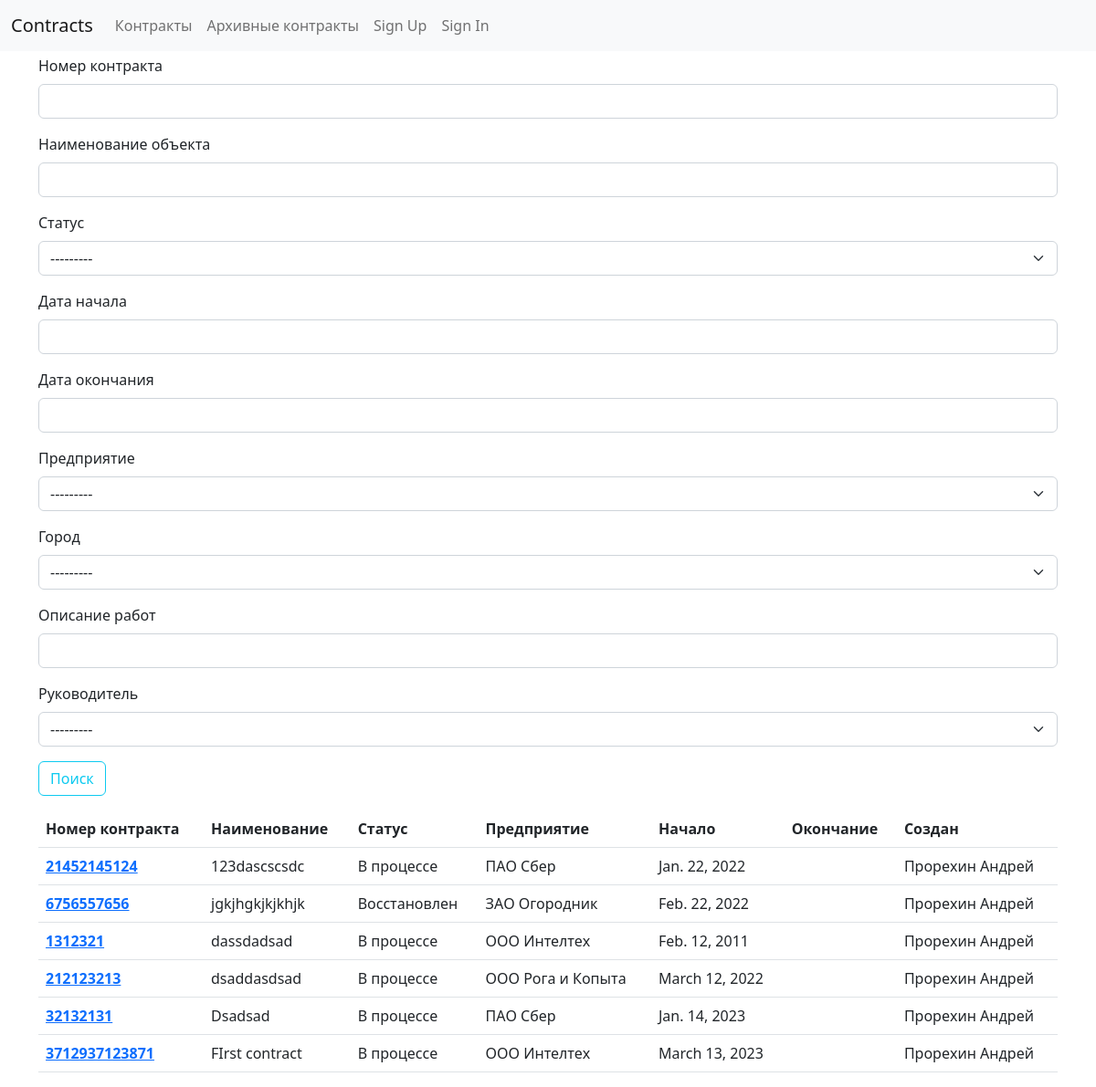
The app's page /contracts/ with its own data.
### contracts/users/models.py (models this page shows, shortened)
class Contract(models.Model):
    STATES = [
        ("in_process", "В процессе"),
        ("restored", "Восстановлен"),
        ("contract_organization", "Организация контракта"),
        ("complete", "Завершен"),
        ("arhive", "Архив"),
    ]
    number = models.BigIntegerField("Номер контракта")
    object = models.CharField("Наименование объекта", max_length=150)
    state = models.CharField(
        "Статус", max_length=50, choices=STATES, default="in_process", blank=True
    )
    company = models.ForeignKey(
        Company, on_delete=models.CASCADE, verbose_name="Предприятие", blank=True
    )
    town = models.ForeignKey(
        Town, on_delete=models.CASCADE, verbose_name="Город", blank=True
    )
    description = models.TextField("Описание работ")
    start = models.DateField("Дата начала работ", blank=True, null=True)
    end = models.DateField("Плановая дата окончания работ", blank=True, null=True)
    creator = models.ForeignKey(
        User,
        verbose_name="Создатель",
        on_delete=models.PROTECT,
        null=True,
        blank=True,
        related_name="created_contracts",
        editable=False,
    )
    gip = models.ForeignKey(
        User,
        verbose_name="Руководитель",
        on_delete=models.PROTECT,
        blank=True,
        null=True,
        related_name="gip_contracts",
    )
    users = models.ManyToManyField(
        User,
        blank=True,
        null=True,
        verbose_name="Пользователи",
        related_name="contracts",
    )
    ada = models.BooleanField(default=False)
    mpe = models.BooleanField(default=False)
    mpm = models.BooleanField(default=False)
    class Meta:
        verbose_name_plural = _("Контракты")
        verbose_name = _("Контракт")

class Company(models.Model):
    name = models.CharField("Наименование", max_length=50, unique=True)
    class Meta:
        verbose_name_plural = _("Компании")
        verbose_name = _("Компания")
    def __str__(self) -> str:
        return self.name

class User(AbstractUser):
    name = models.CharField(_("Name of User"), blank=True, max_length=255)
    first_name = None  # type: ignore[assignment]
    last_name = None  # type: ignore[assignment]
    supervisor = models.BooleanField("Руководитель", default=False)
    it_staff = models.BooleanField("IT персонал", default=False)
    def __str__(self) -> str:
        return self.name or super().__str__()

### contracts/users/contract_views.py (the view)
# urls.py: path("", ContractListView.as_view(), name="contract-list"),
class ContractListView(MainContractListView):
    def get_queryset(self) -> QuerySet[Any]:
        self.form = ContarctFilterForm(self.request.GET)
        qs = super().get_queryset().exclude(state="arhive")
        state = self.request.GET.get("state", None)
        if state:
            qs = qs.filter(state=state)
        return qs

### contracts/users/forms.py
class ContarctFilterForm(ArhiveContarctFilterForm):
    class Meta:
        model = Contract
        fields = [
            "number",
            "object",
            "state",
            "start",
            "end",
            "company",
            "town",
            "description",
            "gip",
        ]

### contracts/users/context_processors.py (called while the page is built)
def allauth_settings(request):
    return {
        "ACCOUNT_ALLOW_REGISTRATION": settings.ACCOUNT_ALLOW_REGISTRATION,
    }

### contracts/users/contract_views.py (called while the page is built)
    def get_context_data(self, **kwargs):
        context = super(MainContractListView, self).get_context_data(**kwargs)
        context["form"] = self.form
        return context

### contracts/users/models.py (called while the page is built)
    def __str__(self) -> str:
        return self.name

### contracts/templates/users/contract_list.html (shortened to what this page needs)
{% extends "base.html" %}
{% load crispy_forms_tags %}
{% block content %}
<form>
    <fieldset class="form-group">
        {{ form|crispy }}
    </fieldset>
    <div class="form-group">
        <button class="btn btn-outline-info" type="submit">Поиск</button>
    </div>
</form>
<table class="table mt-3">
    <thead>
      <tr>
        <th scope="col">Номер контракта</th>
        <th scope="col">Наименование</th>
        <th scope="col">Статус</th>
        <th scope="col">Предприятие</th>
        <th scope="col">Начало</th>
        <th scope="col">Окончание</th>
        <th scope="col">Создан</th>
      </tr>
    </thead>
    <tbody>
        {% for contract in contracts %}
          <tr>
            <th scope="row">
                <a href="{% url 'contracts:contract-detail' contract.id %}">{{contract.number}}</a>
            </th>
            <td>{{contract.object}}</td>
            <td>{{contract.get_state_display}}</td>
            <td>{{contract.company}}</td>
            <td>{{contract.start}}</td>
            <td>{% if contract.end %}{{contract.end}}{% else %}{% endif %}</td>
            <td>{{contract.creator}}</td>
          </tr>
        {% endfor %}
    </tbody>
  </table>
{% endblock content %}

### records on screen
Contract: number "21452145124", object "123dascscsdc", state "В процессе", company "ПАО Сбер", start "Jan. 22, 2022", creator "Прорехин Андрей"
Contract: number "6756557656", object "jgkjhgkjkjkhjk", state "Восстановлен", company "ЗАО Огородник", start "Feb. 22, 2022", creator "Прорехин Андрей"
Contract: number "1312321", object "dassdadsad", state "В процессе", company "ООО Интелтех", start "Feb. 12, 2011", creator "Прорехин Андрей"
Contract: number "212123213", object "dsaddasdsad", state "В процессе", company "ООО Рога и Копыта", start "March 12, 2022", creator "Прорехин Андрей"
Contract: number "32132131", object "Dsadsad", state "В процессе", company "ПАО Сбер", start "Jan. 14, 2023", creator "Прорехин Андрей"
Contract: number "3712937123871", object "FIrst contract", state "В процессе", company "ООО Интелтех", start "March 13, 2023", creator "Прорехин Андрей"
